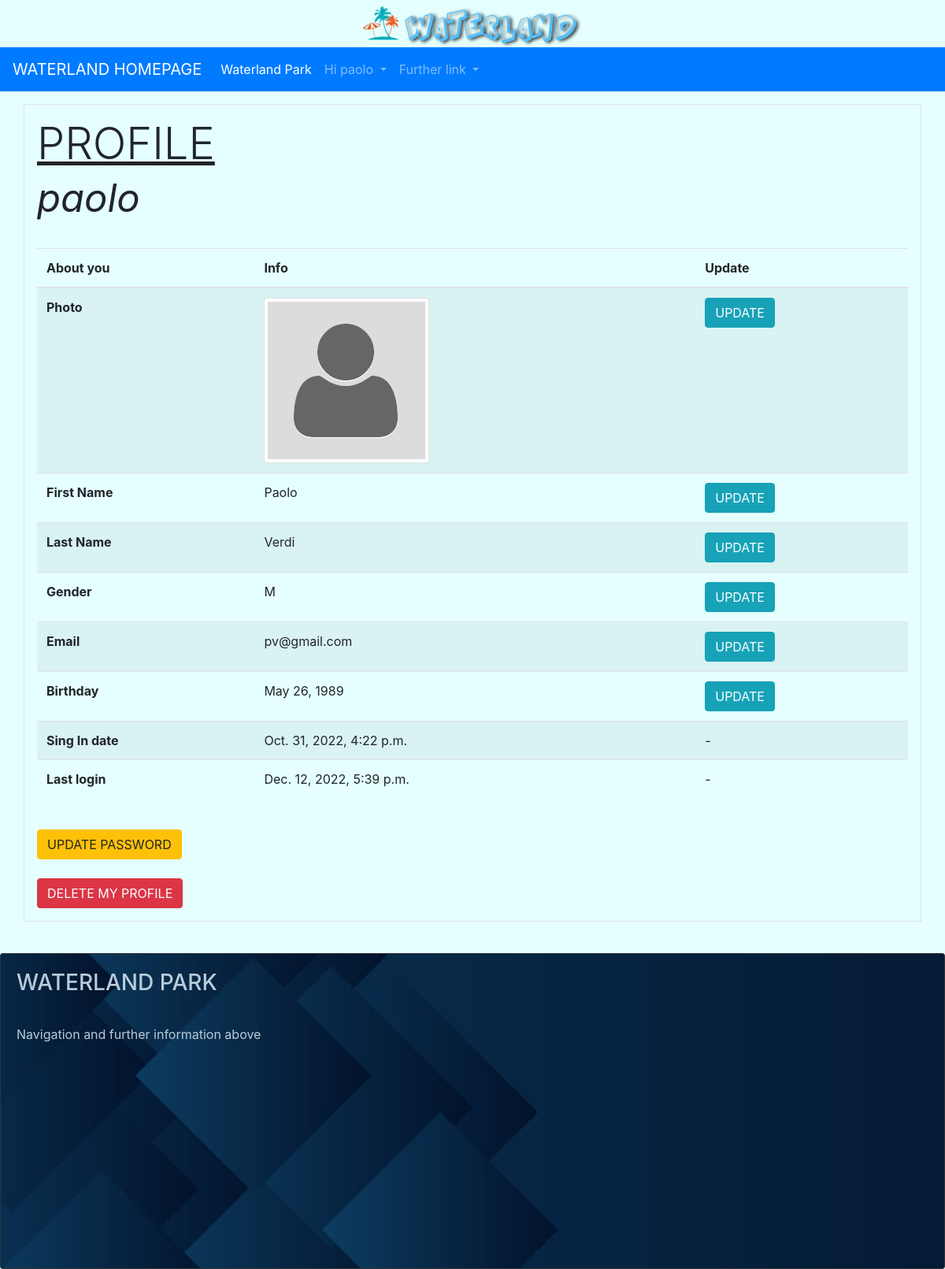
Page /userpark/user_profile/ (signed in) on the earlier database version.
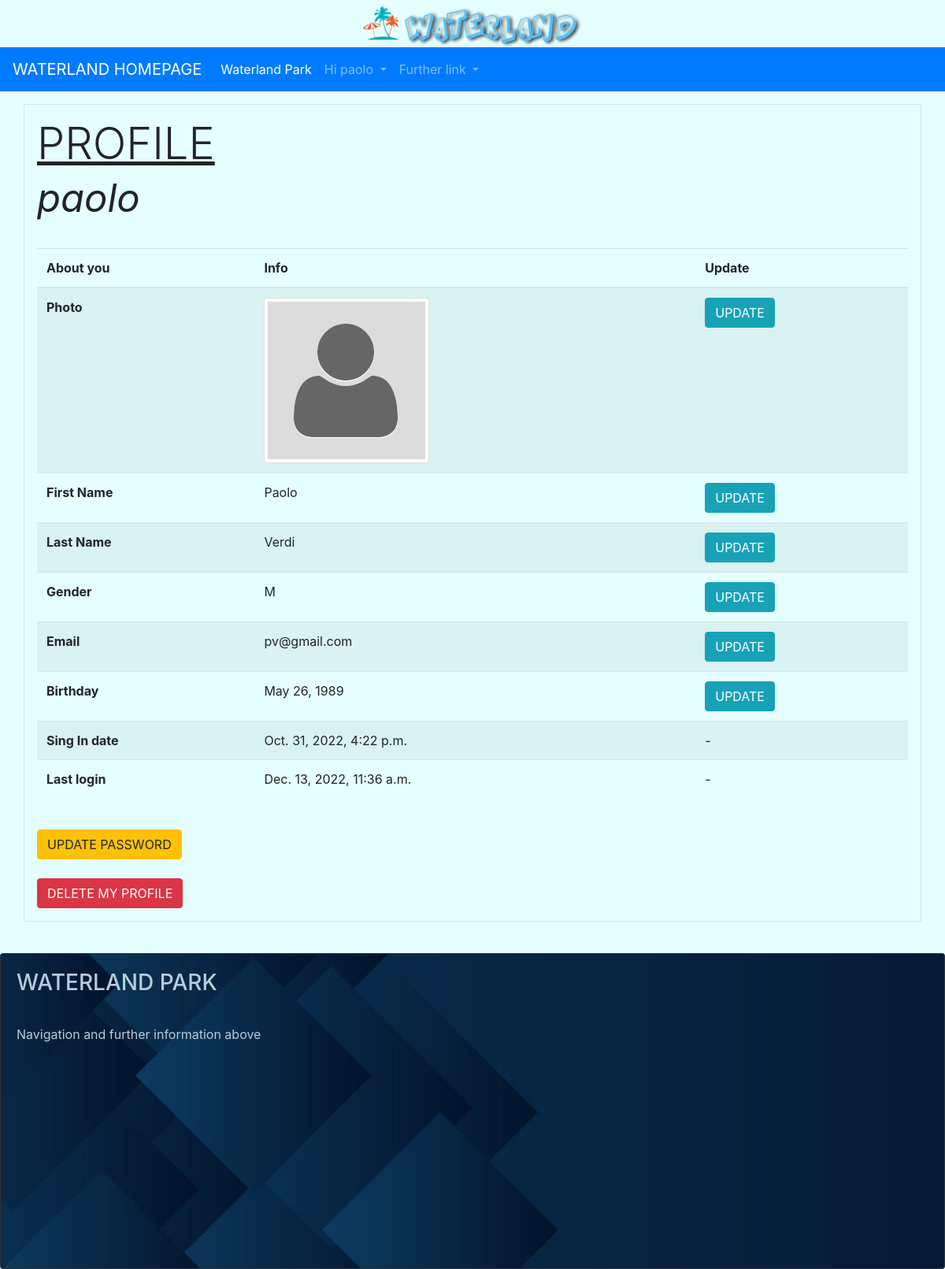
Same page on the later database version.
### userpark/models.py (models this page shows, shortened)
class User(AbstractUser):
    GENDER_CHOICES = (
        ('M', 'Male'),
        ('F', 'Female'),
    )
    gender = models.CharField(max_length=1, choices=GENDER_CHOICES, help_text="Are you male or female?", null=True, default=None)
    birth_date = models.DateField(help_text="Place your birthday here", null=True,
                                  validators=[MaxValueValidator(limit_value=date.today()-timedelta(days=(365*7))),
                                              MinValueValidator(limit_value=date.today()-timedelta(days=(365*100)))], default=None)
    staff_assigned_code = models.CharField(max_length=5, help_text="Place your staff code here", null=True, unique=True, default=None)
    is_staff_member = models.BooleanField(default=False)
    propic = models.ImageField(upload_to=media_directory_path, blank=True, null=True,
                               default=None, help_text='Add your profile picture here', verbose_name='Picture Profile')
    slug = models.SlugField(null=False, unique=True)  # max length disabled

### userpark/views.py (the view)
# urls.py: path('user_profile/', UserProfileView.as_view(), name='user-profile'),
class UserProfileView(LoginRequiredMixin, TemplateView):
    template_name = 'userpark/profile/profile_detail.html'
    login_url = 'userpark:login'  # Redirect Login needed
    redirect_field_name = 'redirect_to'

### userpark/templates/userpark/profile/profile_detail.html (shortened to what this page needs)
{% extends 'navbase.html' %}
{% load static %}
{% block bodybase %}
    <div class="container p-3 my-3 border">
        <h1 class="display-4"><u>PROFILE</u><br><em><small>{{ user.username }}</small></em></h1><br>
        <table class="table table-striped">
        <thead>
        <tr>
        <th scope="col">About you</th>
        <th scope="col">Info</th>
        <th scope="col">Update</th>
        </tr>
        </thead>
        <tbody>
        {% if not user.is_staff_member %}
            <tr>
            <th scope="row">Photo</th>
                {% if not user.propic %}
                    <td><img src="{% static 'img/generic_user_profile.png' %}" alt="propic" class="img-thumbnail"></td>
                {% else %}
                    <td><img src="/media/{{ MEDIA_URL }}{{ user.propic }}" alt="propic" class="img-thumbnail"></td>
                {% endif %}
            <td><a href="{% url 'userpark:user-profile-update-propic' user.slug %}"><button type="button" class="btn btn-info">UPDATE</button></a></td>
            </tr>
        {% endif %}
        <tr>
        <th scope="row">First Name</th>
        <td>{{ user.first_name }}</td>
        <td><a href="{% url 'userpark:user-profile-update-firstname' user.slug %}"><button type="button" class="btn btn-info">UPDATE</button></a></td>
        </tr>
        <tr>
        <th scope="row">Last Name</th>
        <td>{{ user.last_name }}</td>
        <td><a href="{% url 'userpark:user-profile-update-lastname' user.slug %}"><button type="button" class="btn btn-info">UPDATE</button></a></td>
        </tr>
        <tr>
        <th scope="row">Gender</th>
        <td>{{ user.gender }}</td>
        <td><a href="{% url 'userpark:user-profile-update-gender' user.slug %}"><button type="button" class="btn btn-info">UPDATE</button></a></td>
        </tr>
        <tr>
        <th scope="row">Email</th>
        <td>{{ user.email }}</td>
        <td><a href="{% url 'userpark:user-profile-update-email' user.slug %}"><button type="button" class="btn btn-info">UPDATE</button></a></td>
        </tr>
        <tr>
        <th scope="row">Birthday</th>
        <td>{{ user.birth_date }}</td>
        <td><a href="{% url 'userpark:user-profile-update-birthdate' user.slug %}"><button type="button" class="btn btn-info">UPDATE</button></a></td>
        </tr>
        <tr>
        <th scope="row">Sing In date</th>
        <td>{{ user.date_joined }}</td>
        <td>-</td>
        </tr>
        <tr>
        <th scope="row">Last login</th>
        <td>{{ user.last_login }}</td>
        <td>-</td>
        </tr>
        </tbody>
        </table>
    <br>
    <a href="{% url 'userpark:user-profile-update-password' user.slug %}"> <button type="button" class="btn btn-warning">UPDATE PASSWORD</button> </a>
    <br><br>
    <a href="{% url 'userpark:user-profile-delete' user.slug %}"> <button type="button" class="btn btn-danger">DELETE MY PROFILE</button> </a>
    </div>
    <br>
{% endblock %}

### templates/navbase.html (shortened to what this page needs)
{% extends 'base.html' %}
{% load static %}
{% block head %}
    <nav class="navbar navbar-expand-lg navbar navbar-dark bg-primary">
      <a class="navbar-brand" href="{% url 'home' %}">WATERLAND HOMEPAGE</a>
      <div class="collapse navbar-collapse" id="navbarNavDropdown">
        <ul class="navbar-nav">
          <li class="nav-item active">
            <a class="nav-link" href="{% url 'waterland-park-info-showcase' %}">Waterland Park <span class="sr-only">(current)</span></a>
          </li>
          {% if user.is_authenticated %}
              {% if user.is_staff_member %}
                <li class="nav-item dropdown">
                <a class="nav-link dropdown-toggle" href="#" id="navbarDropdownMenuLink" role="button" data-toggle="dropdown" aria-expanded="false">
                Staff {{ user.username }}
                </a>
                <div class="dropdown-menu" aria-labelledby="navbarDropdownMenuLink">
                <a class="dropdown-item" href="{% url 'userpark:user-profile' %}">Profile</a>
                <a class="dropdown-item" href="{% url 'waterpark:staff-manage-tiket-main' %}">History management Ticket</a>
                <a class="dropdown-item" href="{% url 'waterpark:staff-search-tiket-for-user' %}">Detail Ticket</a>
                <a class="dropdown-item" href="{% url 'waterpark:staff-manage-seasonpass-main' %}">History management SeasonPass</a>
                <a class="dropdown-item" href="{% url 'waterpark:staff-search-seasonpass-for-user' %}">Detail SeasonPass</a>
                <a class="dropdown-item" href="{% url 'reviewpark:faq-staff-list' %}">Answer to FAQ</a>
                <a class="dropdown-item" href="{% url 'userpark:logout' %}">Logout</a>
                </div>
                </li>
            {% else %}
            <li class="nav-item dropdown">
            <a class="nav-link dropdown-toggle" href="#" id="navbarDropdownMenuLink" role="button" data-toggle="dropdown" aria-expanded="false">
             Hi {{ user.username }}
            </a>
          </li>
          {% endif %}
          {% endif %}
          <li class="nav-item dropdown">
            <a class="nav-link dropdown-toggle" href="#" id="navbarDropdownMenuLink" role="button" data-toggle="dropdown" aria-expanded="false">
              Further link
            </a>
          </li>
        </ul>
      </div>
    </nav>
{% endblock %}
{% block body %}
    {% block bodybase %}{% endblock %}
        <footer>
            <div class="card bg-dark text-white">
              <img src="{% static 'img/footer.jpg' %}" class="card-img" alt="footerimg">
              <div class="card-img-overlay">
                <h3 class="card-title" style="color:#b8cdda ; ">WATERLAND PARK</h3>
                  <br>
                <p class="card-text" style="color:#b8cdda ; ">Navigation and further information above</p>
              </div>
            </div>
        </footer>
{% endblock %}

Differences in the rows shown:
changed User "paolo": last_login "Dec. 12, 2022, 5:39 p.m." → "Dec. 13, 2022, 11:36 a.m."
